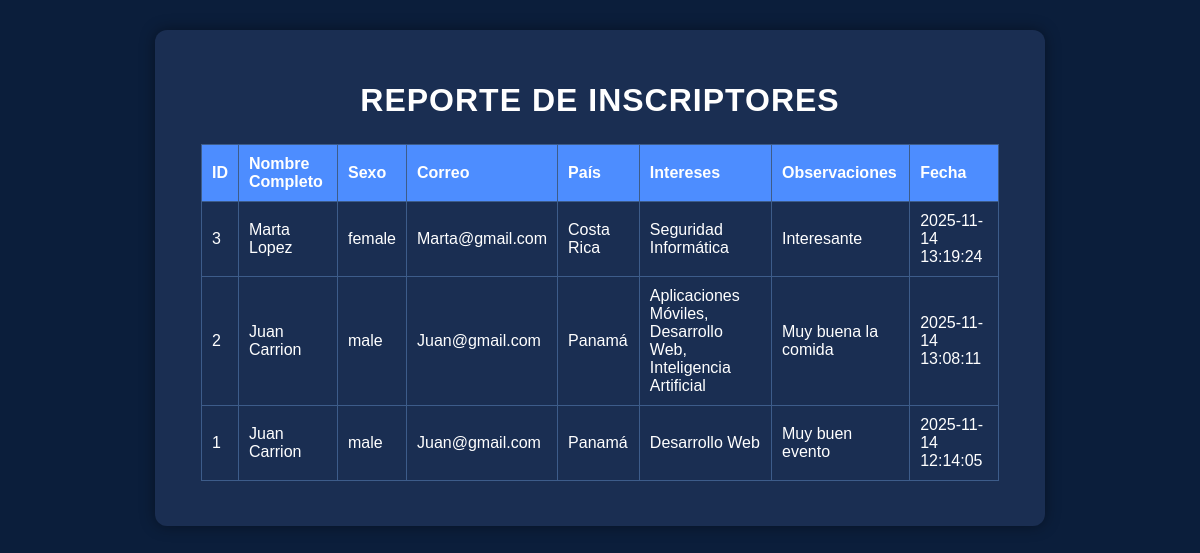
The page /reporte.php on the database its author committed.
### tables this page shows
CREATE TABLE IF NOT EXISTS inscriptores (
  id INT AUTO_INCREMENT PRIMARY KEY,
  nombre VARCHAR(150) NOT NULL,
  apellido VARCHAR(150) NOT NULL,
  edad INT NULL,
  sexo ENUM('male','female','other') NOT NULL,
  pais_residencia VARCHAR(120) NOT NULL,
  nacionalidad VARCHAR(120) NOT NULL,
  correo VARCHAR(255) NOT NULL,
  celular VARCHAR(50),
  intereses JSON NULL,
  observaciones TEXT NULL,
  fecha_formulario DATETIME NOT NULL DEFAULT CURRENT_TIMESTAMP
);

### reporte.php (the view, shortened to what this page needs)
<?php
$con = new Conexion();
$pdo = $con->pdo;
$stmt = $pdo->query("SELECT * FROM inscriptores ORDER BY fecha_formulario DESC");
$lista = $stmt->fetchAll(PDO::FETCH_ASSOC);
?>
<!DOCTYPE html>
<html lang="es">
<head>
<link rel="stylesheet" href="css/estilo.css">
</head>
<body>
<div class="container">
    <h2>Reporte de Inscriptores</h2>
    <table>
        <tr>
            <th>ID</th>
            <th>Nombre Completo</th>
            <th>Sexo</th>
            <th>Correo</th>
            <th>País</th>
            <th>Intereses</th>
            <th>Observaciones</th>
            <th>Fecha</th>
        </tr>
        <?php foreach ($lista as $row): ?>
        <tr>
            <td><?= $row['id'] ?></td>
            <td><?= $row['nombre'] . " " . $row['apellido'] ?></td>
            <td><?= $row['sexo'] ?></td>
            <td><?= $row['correo'] ?></td>
            <td><?= $row['pais_residencia'] ?></td>
            <td>
                <?php
                    $ints = json_decode($row['intereses'], true);
                    echo implode(", ", $ints);
                ?>
            </td>
            <td><?= $row['observaciones'] ?></td>
            <td><?= $row['fecha_formulario'] ?></td>
        </tr>
        <?php endforeach; ?>
    </table>
</div>
</body>
</html>

### Css/estilo.css (style rules this page uses)
body { background-color: #0b1e3b; font-family: Arial, sans-serif; color: #ffffff; margin: 0; padding: 0; }
.container { width: 70%; margin: 30px auto; background: #1a2e52; padding: 25px; border-radius: 12px; box-shadow: 0 0 15px rgba(0,0,0,0.4); }
h2 { text-align: center; font-weight: bold; color: #ffffff; font-size: 32px; margin-bottom: 25px; text-transform: uppercase; letter-spacing: 1px; }

### reporte.php (style rules this page uses)
table { width: 95%; margin: 20px auto; border-collapse: collapse; background: #1a2e52; color: white; }
th, td { border: 1px solid #3d5c8a; padding: 10px; text-align: left; }
th { background: #4d8dff; }

### rows shown on the page
inscriptores: id "3", nombre "Marta", apellido "Lopez", sexo "female", correo "Marta@gmail.com", pais_residencia "Costa Rica", intereses "Seguridad Informática", observaciones "Interesante", fecha_formulario "2025-11-14 13:19:24"
inscriptores: id "2", nombre "Juan", apellido "Carrion", sexo "male", correo "Juan@gmail.com", pais_residencia "Panamá", intereses "Aplicaciones Móviles, Desarrollo Web, Inteligencia Artificial", observaciones "Muy buena la comida", fecha_formulario "2025-11-14 13:08:11"
inscriptores: id "1", nombre "Juan", apellido "Carrion", sexo "male", correo "Juan@gmail.com", pais_residencia "Panamá", intereses "Desarrollo Web", observaciones "Muy buen evento", fecha_formulario "2025-11-14 12:14:05"
